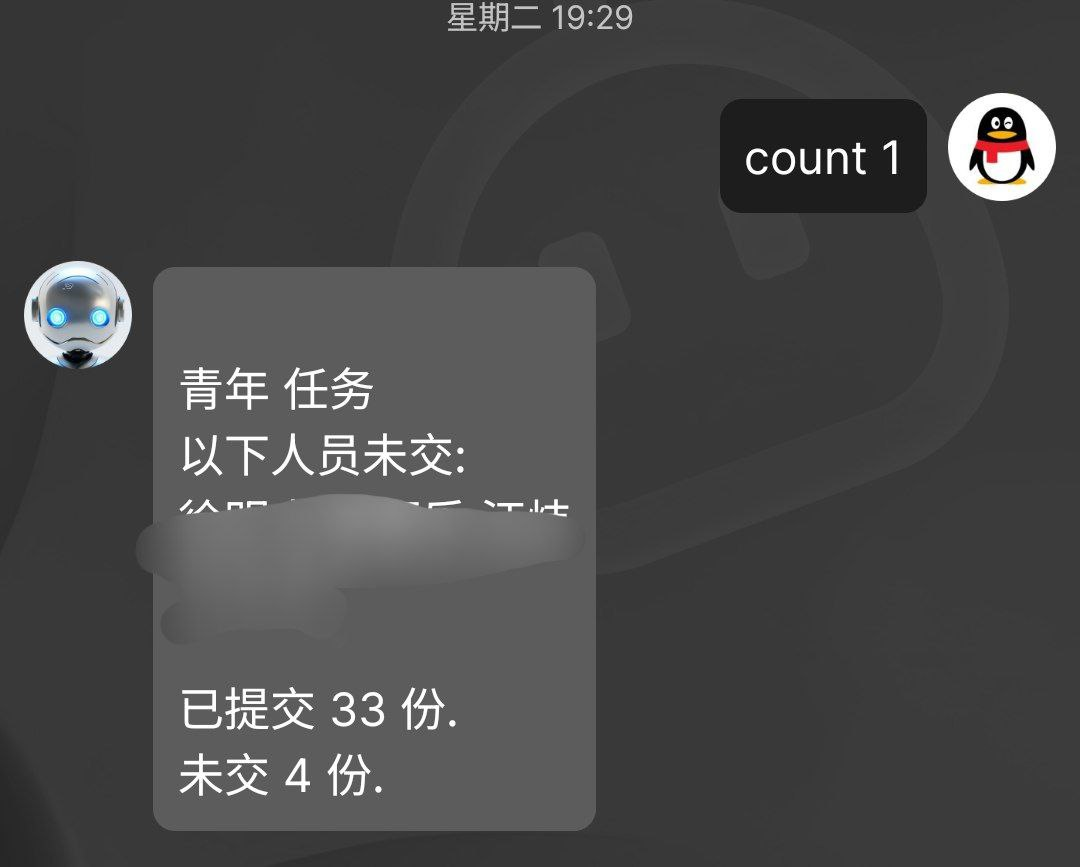
#> input picture photo_2024-11-14_14-56-59.jpg, 1080 x 867 px; its folder holds 2 pictures in this run
$ python writename.py
#> lines starting #> are read from the running program, lines starting #| are printed output that depends on the picture
#> the answer given: ..
#> the answer given: ../photo_2024-11-14_14-57-29.jpg
import os
from PIL import Image, ImageDraw, ImageFont

def write_filename_to_image(image_path, class_name):
#> called with image_path = '../photo_2024-11-14_14-56-59.jpg', class_name = '../photo_2024-11-14_14-57-29.jpg'
    img = Image.open(image_path)
#> img is the input picture: PIL image 1080x867 RGB; mean R, G, B 71.2, 71.1, 71.2
    draw = ImageDraw.Draw(img)

    filename_without_ext = os.path.splitext(os.path.basename(image_path))[0]

    try:

        font_size = 80
        font = ImageFont.truetype("simkai.ttf", font_size)
    except IOError:
        font = ImageFont.load_default()

    text_lines = [filename_without_ext, class_name]

    max_text_width = 0
    total_text_height = 0
    for line in text_lines:
        text_bbox = draw.textbbox((0, 0), line, font=font)
        text_width = text_bbox[2] - text_bbox[0]
        text_height = text_bbox[3] - text_bbox[1]
        max_text_width = max(max_text_width, text_width)
        total_text_height += text_height
#> this loop made 2 passes
#> (text_bbox, text_width, text_height, max_text_width, total_text_height) on passes 1 to 2: ((0, 14, 1139, 94), 1139, 80, 1139, 80), ((0, 14, 1366, 94), 1366, 80, 1366, 160)
#> after the loop, total_text_height = 160

    img_width, img_height = img.size
#> img_width = 1080; img_height = 867
    x = (img_width - max_text_width) // 2  # 文本水平居中
#> x = -143
    y = 650
    current_y = y
    for line in text_lines:
        draw.text((x, current_y), line, fill="black", font=font)
        current_y += text_bbox[3] - text_bbox[1]
#> this loop made 2 passes
#> current_y on passes 1 to 2: 730, 810
#> after the loop, current_y = 810

    img.save(image_path)
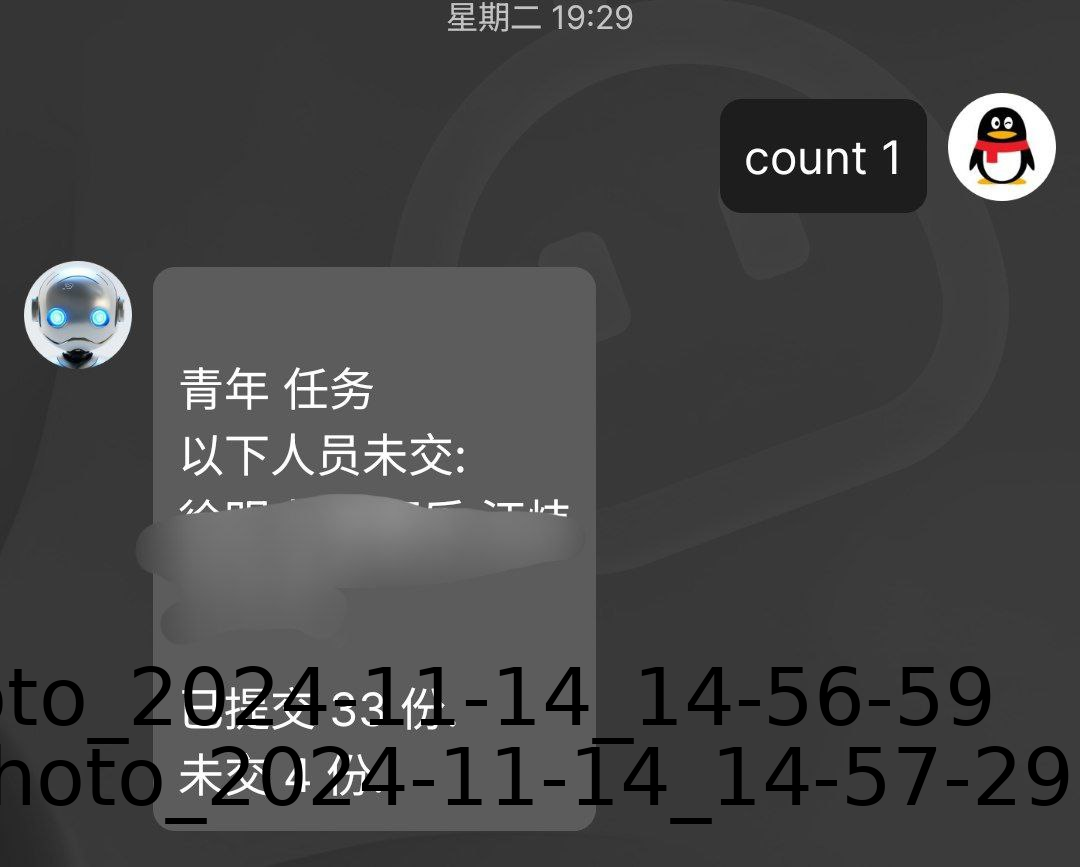
#> saved as photo_2024-11-14_14-56-59.jpg: PIL image 1080x867 RGB; mean R, G, B 68.7, 68.7, 68.7

def process_images_in_directory(directory, class_name):

    for filename in os.listdir(directory):
        if filename.lower().endswith(('.png', '.jpg')):
            file_path = os.path.join(directory, filename)
            print(f"Processing {file_path}")
            write_filename_to_image(file_path, class_name)
#> pass 2 of the loop in process_images_in_directory, `for filename in os.listdir(directory):`:
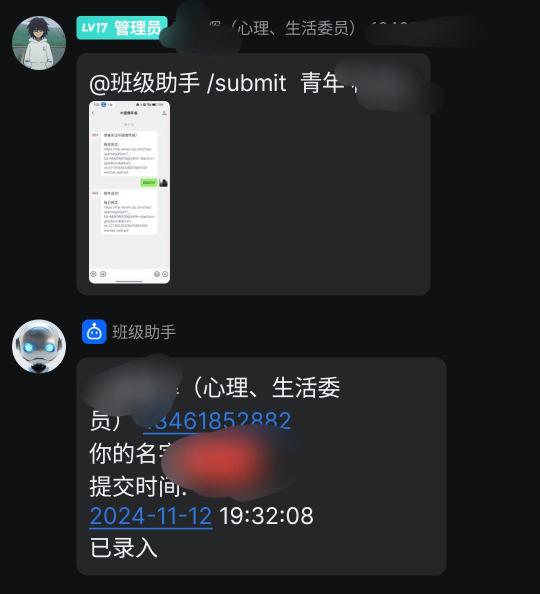
#> input picture photo_2024-11-14_14-57-29.jpg, 1080 x 1188 px (shown at 1/2 size)
#> in write_filename_to_image, img is the input picture: PIL image 1080x1188 RGB; mean R, G, B 44.3, 45.4, 48.1
#> the loop in write_filename_to_image (call 2), `for line in text_lines:` made 2 passes
#> after the loop in write_filename_to_image (call 2), `for line in text_lines:`: total_text_height = 160
#> the loop in write_filename_to_image (call 2), `for line in text_lines:` made 2 passes
#> after the loop in write_filename_to_image (call 2), `for line in text_lines:`: current_y = 810
#> in write_filename_to_image (call 2), `img.save(image_path)`:
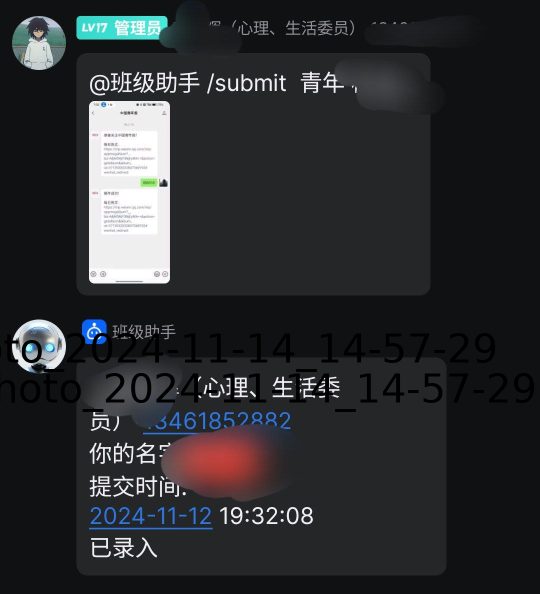
#> saved as photo_2024-11-14_14-57-29.jpg: PIL image 1080x1188 RGB (shown at 1/2 size); mean R, G, B 43.5, 44.5, 47.1

if __name__ == "__main__":
    file_path = input("请输入路径:").strip()
    class_name = input("请输入班级名称:").strip()

    process_images_in_directory(file_path, class_name)
